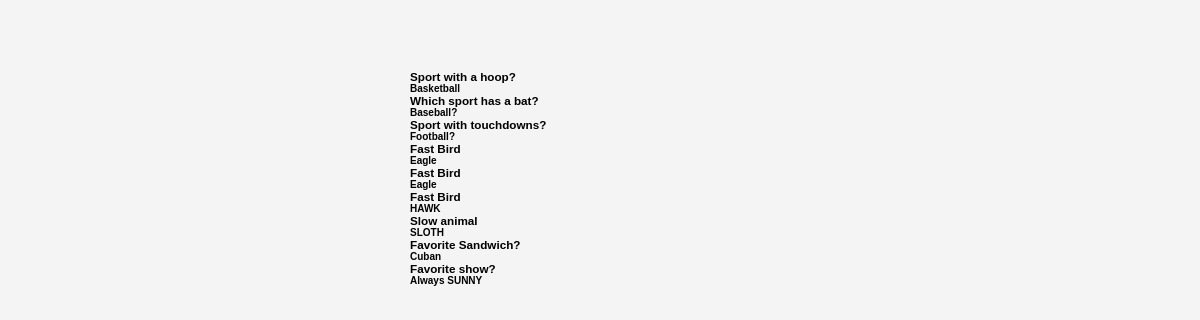
Page /cards/ on the earlier database version.
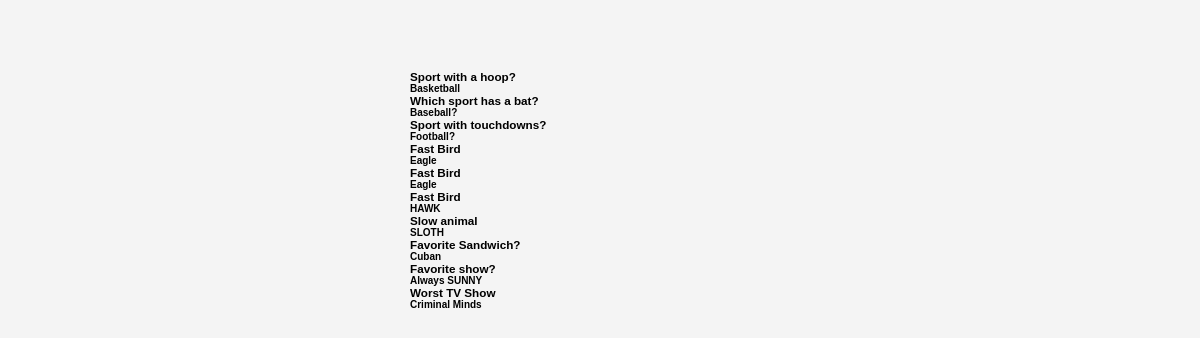
Same page on the later database version.
### flashcard/models.py (models this page shows, shortened)
class Flashcard(models.Model):
    question = models.TextField(blank=True)
    answer = models.TextField(blank=True)
    deck = models.ForeignKey(
        Deck,
        on_delete=models.CASCADE,
        related_name="cards"
    )

### flashcard/views.py (the view)
# urls.py: path("cards/", flashcard_views.list_all_cards, name="list_all_cards"),
def list_all_cards(request):
    cards = Flashcard.objects.all()
    return render(request, "flashcard/list_all_cards.html", {"cards": cards})

### templates/flashcard/list_all_cards.html
{% extends 'base.html' %}
{% block content %}
<div class='container'>
    {% for card in cards %}
    <h3>{{card.question}}</h3>
    <h4>{{card.answer}}</h4>
    {% endfor %}
        </div>
{% endblock %}

Differences in the rows shown:
added Flashcard: question "Worst TV Show", answer "Criminal Minds"
